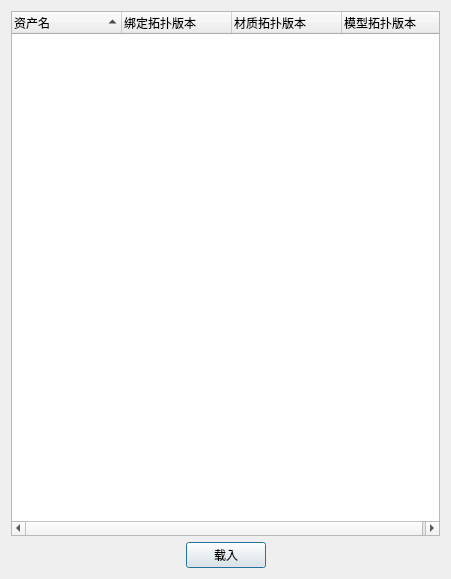
<?xml version="1.0" encoding="UTF-8"?>
<ui version="4.0">
 <class>Dialog</class>
 <widget class="QDialog" name="Dialog">
  <property name="geometry">
   <rect>
    <x>0</x>
    <y>0</y>
    <width>451</width>
    <height>579</height>
   </rect>
  </property>
  <property name="windowTitle">
   <string>oct拓扑比对工具</string>
  </property>
  <layout class="QGridLayout" name="gridLayout">
   <item row="1" column="1">
    <widget class="QPushButton" name="pushButton">
     <property name="text">
      <string>载入</string>
     </property>
    </widget>
   </item>
   <item row="1" column="0">
    <spacer name="horizontalSpacer">
     <property name="orientation">
      <enum>Qt::Horizontal</enum>
     </property>
     <property name="sizeHint" stdset="0">
      <size>
       <width>40</width>
       <height>20</height>
      </size>
     </property>
    </spacer>
   </item>
   <item row="1" column="2">
    <spacer name="horizontalSpacer_2">
     <property name="orientation">
      <enum>Qt::Horizontal</enum>
     </property>
     <property name="sizeHint" stdset="0">
      <size>
       <width>40</width>
       <height>20</height>
      </size>
     </property>
    </spacer>
   </item>
   <item row="0" column="0" colspan="3">
    <widget class="QTreeWidget" name="treeWidget">
     <property name="sortingEnabled">
      <bool>true</bool>
     </property>
     <property name="headerHidden">
      <bool>false</bool>
     </property>
     <attribute name="headerVisible">
      <bool>true</bool>
     </attribute>
     <attribute name="headerDefaultSectionSize">
      <number>110</number>
     </attribute>
     <column>
      <property name="text">
       <string>资产名</string>
      </property>
     </column>
     <column>
      <property name="text">
       <string>绑定拓扑版本</string>
      </property>
     </column>
     <column>
      <property name="text">
       <string>材质拓扑版本</string>
      </property>
     </column>
     <column>
      <property name="text">
       <string>模型拓扑版本</string>
      </property>
     </column>
    </widget>
   </item>
  </layout>
 </widget>
 <resources/>
 <connections/>
</ui>
